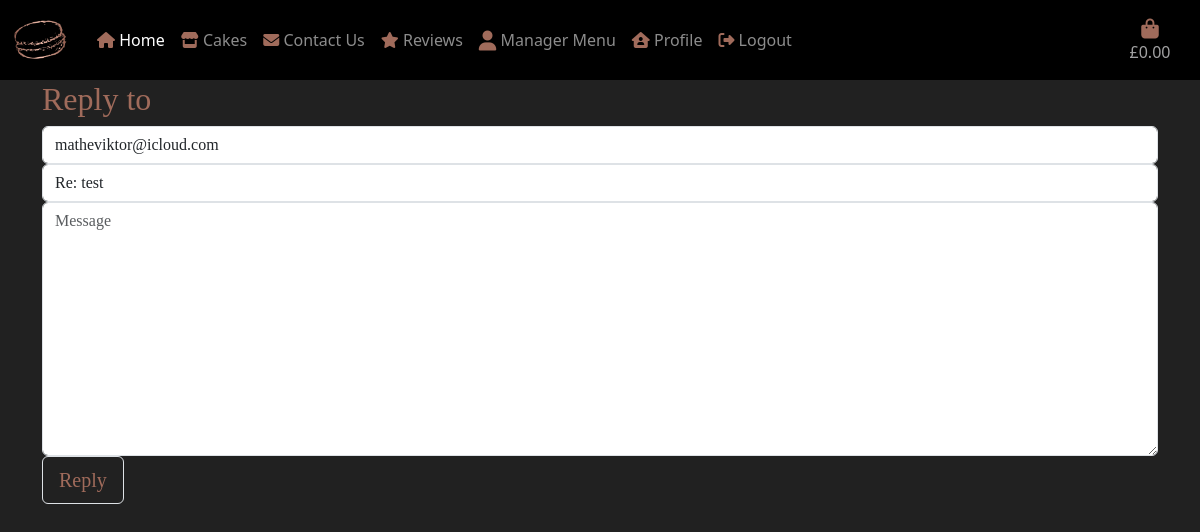
The app's page /contact_us/reply/1 (signed in), older data.
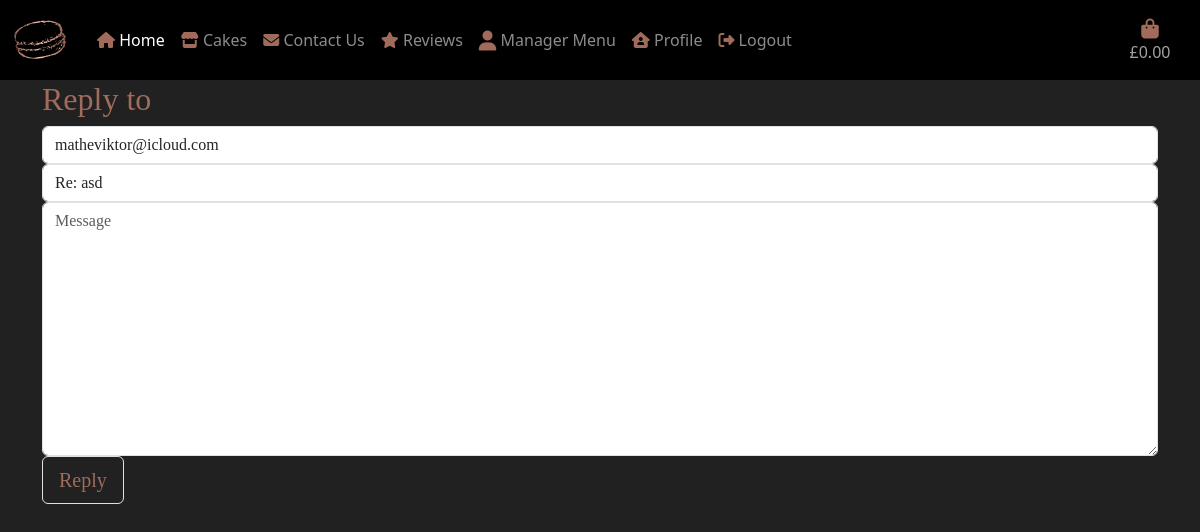
The same page, newer data.
### contactus/models.py (models this page shows, shortened)
class Contact_us(models.Model):
    phone_number = models.CharField(
        max_length=20, null=True, blank=True)
    email = models.EmailField()
    subject = models.CharField(max_length=254)
    message = models.TextField()

### contactus/views.py (the view)
# urls.py: path('reply/<int:contact_us_id>', views.reply, name='reply')
@login_required
def reply(request, contact_us_id):
    user = get_object_or_404(Contact_us, pk=contact_us_id)
    reply_form = Contact_usForm()
    if request.method == 'POST':
        reply_form = Contact_usForm(request.POST)
        post_data = request.POST.copy()
        if reply_form.is_valid():
            email = post_data.get('email',)
            subject = post_data.get('subject',)
            body = post_data.get('message',)
            reply_form.save()
            email = email
            subject = subject
            body = body
            send_mail(subject, body, settings.DEFAULT_FROM_EMAIL, [email])
            messages.success(
                request, f'The reply email has been sent to the {user.email}')
            return redirect('messages')
    else:
        reply_form = Contact_usForm(initial={'email': user.email,
                                    'subject': f'Re: {user.subject}'})
    context = {
        'reply_form': reply_form,
        'user': user,
    }
    template = 'reply.html'
    return render(request, template, context)

### contactus/forms.py
class Contact_usForm(ModelForm):
    class Meta:
        model = Contact_us
        fields = '__all__'
    def __init__(self, *args, **kwargs):
        super().__init__(*args, **kwargs)
        placeholders = {
            'phone_number': 'Phone Number (Optional)',
            'email': 'Email Address',
            'subject': 'Subject',
            'message': 'Message'
        }
        for field in self.fields:
            placeholder = placeholders[field]
            self.fields[field].widget.attrs['placeholder'] = placeholder
            self.fields[field].label = False

### contactus/templates/reply.html (shortened to what this page needs)
{% extends "base.html" %}
{% load static %}
{% block content %}
<div class="container">
<h2 class="text"> Reply to {{ user_email }}</h2>
<form class="text" method="POST">
    {{ reply_form.email | as_crispy_field }}
    {{ reply_form.subject | as_crispy_field }}
    {{ reply_form.message | as_crispy_field }}
    <input class="btn btn-lg border text rounded-2" type="submit" value="Reply">
</form>
</div>
{% endblock %}

Row changes from the older to the newer data that the page shows:
changed Contact_us "matheviktor@icloud.com": subject "Re: test" → "Re: asd"
